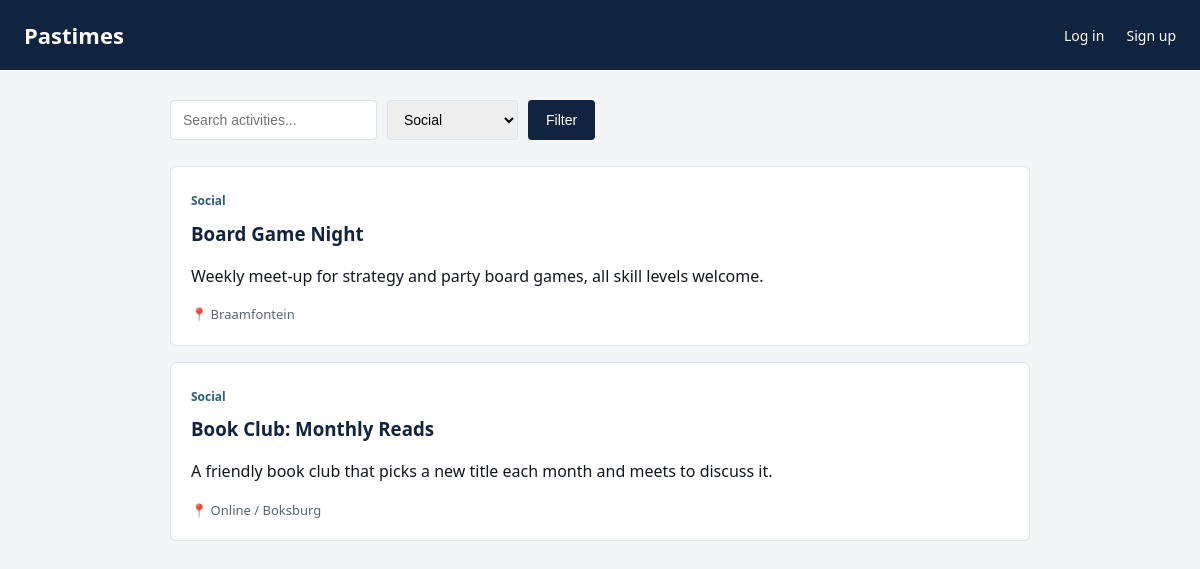
Screenshot of /index.php?category=Social with the database file from the repository.
### tables this page shows
CREATE TABLE IF NOT EXISTS activities (
    id INT AUTO_INCREMENT PRIMARY KEY,
    name VARCHAR(150) NOT NULL,
    category VARCHAR(50) NOT NULL,
    description TEXT NOT NULL,
    location VARCHAR(150) NOT NULL,
    created_by INT,
    created_at TIMESTAMP DEFAULT CURRENT_TIMESTAMP,
    FOREIGN KEY (created_by) REFERENCES users(id) ON DELETE SET NULL
);

### index.php (the view, shortened to what this page needs)
<?php require "db.php"; ?>
<!DOCTYPE html>
<html lang="en">
<head>
<link rel="stylesheet" href="style.css">
</head>
<body>
<header>
    <h1>Pastimes</h1>
    <nav>
        <?php if (isset($_SESSION['user_id'])): ?>
            <a href="add_activity.php">Add an activity</a>
            <a href="logout.php">Log out (<?= htmlspecialchars($_SESSION['user_name']) ?>)</a>
        <?php else: ?>
            <a href="login.php">Log in</a>
            <a href="register.php">Sign up</a>
        <?php endif; ?>
    </nav>
</header>
<div class="wrap">
    <form class="filter-bar" method="get">
        <input type="text" name="q" placeholder="Search activities..." value="<?= htmlspecialchars($_GET['q'] ?? '') ?>">
        <select name="category">
            <?php
            $categories = $pdo->query("SELECT DISTINCT category FROM activities ORDER BY category")->fetchAll(PDO::FETCH_COLUMN);
            foreach ($categories as $cat):
                $selected = (($_GET['category'] ?? '') === $cat) ? 'selected' : '';
            ?>
                <option value="<?= htmlspecialchars($cat) ?>" <?= $selected ?>><?= htmlspecialchars($cat) ?></option>
            <?php endforeach; ?>
        </select>
        <button type="submit">Filter</button>
    </form>
    <?php
    $sql = "SELECT * FROM activities WHERE 1=1";
    $params = [];
    if (!empty($_GET['category'])) {
        $sql .= " AND category = :category";
        $params['category'] = $_GET['category'];
    }
    $sql .= " ORDER BY created_at DESC";
    $stmt = $pdo->prepare($sql);
    $stmt->execute($params);
    $activities = $stmt->fetchAll();
    ?>
    <?php foreach ($activities as $a): ?>
        <div class="card">
            <span class="tag"><?= htmlspecialchars($a['category']) ?></span>
            <h3><?= htmlspecialchars($a['name']) ?></h3>
            <p><?= htmlspecialchars($a['description']) ?></p>
            <div class="meta">📍 <?= htmlspecialchars($a['location']) ?></div>
        </div>
    <?php endforeach; ?>
</div>
</body>
</html>

### style.css (style rules this page uses)
:root { --ink: #10233F; --steel: #2C5F7C; --brass: #C9972E; --bg: #F3F5F7; --panel: #FFFFFF; --text: #121620; --muted: #5B6472; --line: #DDE3E9; }
* { box-sizing: border-box; }
body { margin: 0; font-family: "Segoe UI", Arial, sans-serif; background: var(--bg); color: var(--text); line-height: 1.55; }
header { background: var(--ink); color: #fff; padding: 18px 24px; display: flex; justify-content: space-between; align-items: center; flex-wrap: wrap; gap: 12px; }
header h1 { margin: 0; font-size: 22px; }
header nav a { color: #fff; text-decoration: none; margin-left: 18px; font-size: 14px; }
.wrap { max-width: 900px; margin: 0 auto; padding: 30px 20px; }
.filter-bar { display: flex; gap: 10px; margin-bottom: 26px; flex-wrap: wrap; }
.filter-bar select, .filter-bar input { padding: 10px 12px; border: 1px solid var(--line); border-radius: 4px; font-size: 14px; }
.filter-bar button, .btn { background: var(--ink); color: #fff; border: none; padding: 10px 18px; border-radius: 4px; cursor: pointer; font-size: 14px; text-decoration: none; display: inline-block; }
.card { background: var(--panel); border: 1px solid var(--line); border-radius: 6px; padding: 20px; margin-bottom: 16px; }
.card h3 { margin: 0 0 6px; color: var(--ink); }
.tag { display: inline-block; font-size: 12px; color: var(--steel); font-weight: 600; margin-bottom: 8px; }
.card .meta { color: var(--muted); font-size: 13px; margin-top: 10px; }

### rows the page displays
activities: category "Social", name "Board Game Night", description "Weekly meet-up for strategy and party board games, all skill levels welcome.", location "Braamfontein"
activities: category "Social", name "Book Club: Monthly Reads", description "A friendly book club that picks a new title each month and meets to discuss it.", location "Online / Boksburg"

### other values shown
form field category "Social"
